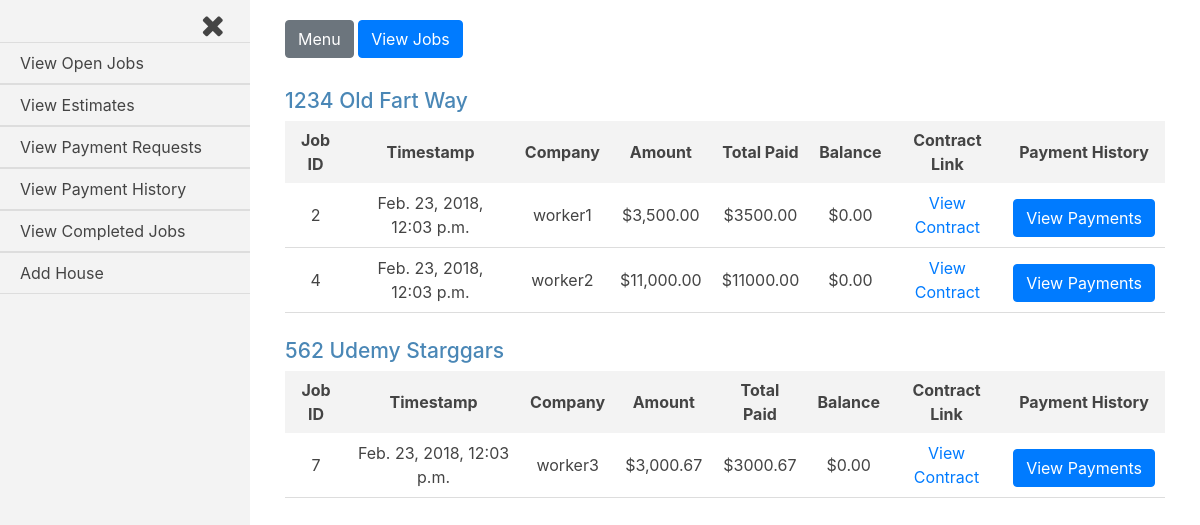
/jobs_complete/ (signed in), run on an earlier commit of the app's database.
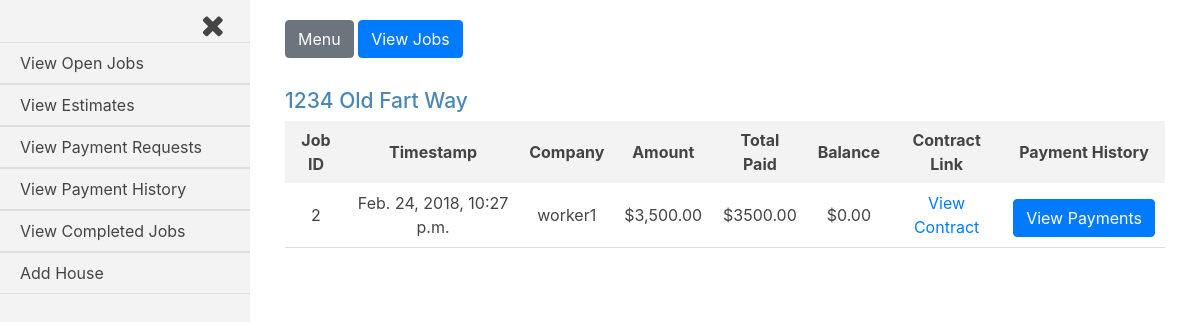
And on a later commit of the database.
### jobs/models.py (models this page shows, shortened)
class House(models.Model):
    address = models.CharField(max_length=250)
    companies = models.ManyToManyField(settings.AUTH_USER_MODEL, through='Current_Worker')
    proposed_jobs = models.BooleanField(default=False)
    pending_payments = models.BooleanField(default=False)
    payment_history = models.BooleanField(default=False)
    completed_jobs = models.BooleanField(default=False)
    customer = models.ForeignKey(settings.AUTH_USER_MODEL, on_delete=models.CASCADE, related_name='customer_house')
    def __str__(self):
        return self.address

class Job(models.Model):
    house = models.ForeignKey(House, on_delete=models.CASCADE)
    company = models.ForeignKey(settings.AUTH_USER_MODEL, on_delete=models.CASCADE)
    start_amount = models.DecimalField(max_digits=8, decimal_places=2, default=0.00)
    start_date = models.DateTimeField(auto_now_add=True, blank=True)
    total_paid = models.DecimalField(max_digits=8, decimal_places=2, default=0.00)
    approved = models.BooleanField(default=False)
    def generate_filename(self, filename):
        file_path = 'uploads/{}/{}'.format(str(self.house.address), str(filename))
        return file_path
    document_link = models.FileField(upload_to=generate_filename)
    balance_amount = models.DecimalField(max_digits=8, decimal_places=2, default=0.00)

### jobs_complete/views.py (the view)
@login_required
def index(request):
    current_user = request.user
    if current_user.is_active and current_user.groups.filter(name__in=['Customers', 'Customers Staff']).exists():
        customer = Customer(current_user)
        customer = customer.is_customer_staff()
        houses = customer.completed_houses
        jobs = customer.completed_jobs()
        payment_history_form = Payment_History_Form()
        template = loader.get_template('jobs_complete/index.html')
        context = {
            'houses': houses,
            'jobs': jobs,
            'current_user': current_user,
            'payment_history_form': payment_history_form,
        }
        return HttpResponse(template.render(context, request))
    else:
        return HttpResponseRedirect('/accounts/login')

### payment_history/forms.py
class Payment_History_Form(ModelForm, forms.Form):
    class Meta:
        model = Request_Payment
        exclude = ['job', 'submit_date', 'approved_date', 'house', 'amount', 'approved', 'document_link']

### customer_register/customer.py (called while the page is built)
    def is_customer_staff(self):
        if self.customer.groups.filter(name='Customers Staff').exists():
            customer_id = self.customer.groups.values_list('name', flat=True)[1]
            if customer_id == 'Customers Staff':
                customer_id = self.customer.groups.values_list('name', flat=True)[0]
            self.customer = int(self.customer.groups.values_list('name', flat=True)[1])
            return Customer(self.customer)
        return Customer(self.customer)

    def houses(self):
        return House.objects.filter(customer=self.customer)

    def completed_houses(self):
        return House.objects.filter(customer=self.customer, completed_jobs=True)

    def completed_jobs(self):
        return Job.objects.filter(house__customer=self.customer, house__completed_jobs=True, approved=True, balance_amount__lte=0)[:50]

### jobs_complete/templates/jobs_complete/index.html (shortened to what this page needs)
{% extends 'base_login_admin.html' %}
{% load humanize %}
{% load static %}
{% block body_class %}jobs_completed{% endblock body_class %}
{% block content %}
{% for h in houses %}
<div class="job-container">
  <div class="house">
    <h3 class="house-address">{{h.address}}</h3>
  </div>
  <div class="jobs">
    <table class="job-summary">
      <tbody>
        <tr class="job-headings">
          <th>Job ID</th>
          <th>Timestamp</th>
          <th>Company</th>
          <th>Amount</th>
          <th>Total Paid</th>
          <th>Balance</th>
          <th>Contract Link</th>
          <th>Payment History</th>
        </tr>
        {% for job in jobs %}
        {% if job.house.address == h.address %}
        <tr class="job-info">
          <td>{{job.id}}</td>
          <td>{{job.start_date}}</td>
          <td>{{job.company}}</td>
          <td>${{job.start_amount|intcomma}}</td>
          <td>${{job.total_paid}}</td>
          <td>${{job.balance_amount|intcomma}}</td>
          <td><a href="{{job.document_link.url}}">View Contract</a></td>
          <td>
            <form class="payment-history-form" action="/payment_history/p_history_job" method="post">
              <input class="btn btn-primary v-payment-history" type="submit" name="v-payment-history" value="View Payments">
            </form>
          </td>
        </tr>
        {% endif %}
        {% endfor %}
      </tbody>
    </table>
  </div>
</div>
{% endfor %}
{% endblock content %}

### templates/base_login_admin.html (shortened to what this page needs)
{% load static %}
<!DOCTYPE html>
<html lang="en">
<head>
    <link href="https://maxcdn.bootstrapcdn.com/bootstrap/4.0.0/css/bootstrap.min.css" rel="stylesheet">
    <link href="https://maxcdn.bootstrapcdn.com/font-awesome/4.7.0/css/font-awesome.min.css" rel="stylesheet">
    <link rel="stylesheet" href="{% static 'logged-in.css' %}">
</head>
<body class="{% block body_class %}{% endblock body_class %}">
  <div id="wrapper" class="toggled">
      <div id="sidebar-wrapper">
          <div class="close-nav" href="#"><i class="fa fa-times"></i></div>
          <ul class="sidebar-nav">
              <li>
                  <a href="/jobs_admin">View Open Jobs</a>
              </li>
              <li>
                  <a href="/jobs_admin/proposed_jobs">View Estimates</a>
              </li>
              <li>
                  <a href="/payment_requests/unapproved_payments">View Payment Requests</a>
              </li>
              <li>
                  <a href="/payment_requests/approved_payments">View Payment History</a>
              </li>
              <li>
                  <a href="/jobs_complete">View Completed Jobs</a>
              </li>
              <li>
                  <a href="/add_house">Add House</a>
              </li>
          </ul>
      </div>
      <div id="page-content-wrapper">
          <div class="container-fluid">
              <div class="btn-options-container">
                <a href="#menu-toggle" class="btn btn-secondary" id="menu-toggle">Menu</a>
                <a href="/jobs_admin" class="btn btn-primary" id="add-job">View Jobs</a>
              </div>
              {% block content %}
              {% endblock content %}
          </div>
      </div>
  </div>
</body>
</html>

### static/logged-in.css (style rules this page uses)
body { overflow-x: hidden; color: #444; }
body .job-info td:last-child input[type="submit"] { margin-bottom: 0; }
#wrapper { padding-left: 0; -webkit-transition: all 0.5s ease; -moz-transition: all 0.5s ease; -o-transition: all 0.5s ease; transition: all 0.5s ease; }
#wrapper.toggled { padding-left: 250px; }
#sidebar-wrapper { z-index: 1000; position: fixed; left: 250px; width: 0; height: 100%; margin-left: -250px; overflow-y: auto; background-color: #f3f3f3; -webkit-transition: all 0.5s ease; -moz-transition: all 0.5s ease; -o-transition: all 0.5s ease; transition: all 0.5s ease; }
#wrapper.toggled #sidebar-wrapper { width: 250px; }
#page-content-wrapper { width: 100%; position: absolute; padding: 15px; }
#wrapper.toggled #page-content-wrapper { position: absolute; margin-right: -250px; }
.sidebar-nav { width: 250px; margin: 0; padding: 0; list-style: none; }
.sidebar-nav li { text-indent: 20px; line-height: 40px; }
.sidebar-nav li a { display: block; text-decoration: none; color: #444; border-top: 1px solid #ddd; border-bottom: 1px solid #ddd; }
.close-nav { display: block; }
.close-nav i { display: inline-block; margin-left: 171px; color: #444; font-size: 30px; cursor: pointer; padding-left: 30px; padding-right: 26px; padding-top: 10px; }
.job-container { overflow-x: auto; margin-top: 25px; }
.job-container h3 { font-size: 21px; color: #4A87B6; }
.job-headings { background-color: #f3f3f3; }
.job-headings th { padding: 7px 10px; }
.job-summary { width: 100%; min-width: 475px; max-width: 970px; text-align: center; }
.job-summary td { padding: 8px 10px; }
.job-summary td:last-child { padding-top: 16px; vertical-align: top; }
.job-info { border-bottom: 1px solid #ddd; }
@media (min-width:768px) { #wrapper { padding-left: 0; } }
@media (min-width:768px) { #wrapper.toggled { padding-left: 250px; } }
@media (min-width:768px) { #sidebar-wrapper { width: 0; } }
@media (min-width:768px) { #wrapper.toggled #sidebar-wrapper { width: 250px; } }
@media (min-width:768px) { #page-content-wrapper { padding: 20px; position: relative; } }
@media (min-width:768px) { #wrapper.toggled #page-content-wrapper { position: relative; margin-right: 0; } }
form select, form input { margin-bottom: 20px; }
form input { width: 100%; background-color: transparent; border: 1px solid #ddd; padding: 10px; border-radius: 3px; }
form input[type="submit"] { display: block; }
.btn-options-container { margin-bottom: 30px; }

What changed in the data, as far as the page shows it:
removed Job: id "4", start_date "Feb. 23, 2018, 12:03 p.m.", company "worker2", start_amount "11,000.00", total_paid "11000.00", balance_amount "0.00"
no longer on this page (row edited): House: address "562 Udemy Starggars"
removed Job: id "7", start_date "Feb. 23, 2018, 12:03 p.m.", company "worker3", start_amount "3,000.67", total_paid "3000.67", balance_amount "0.00", shown under "562 Udemy Starggars"
changed Job "worker1": start_date "Feb. 23, 2018, 12:03 p.m." → "Feb. 24, 2018, 10:27 p.m."
